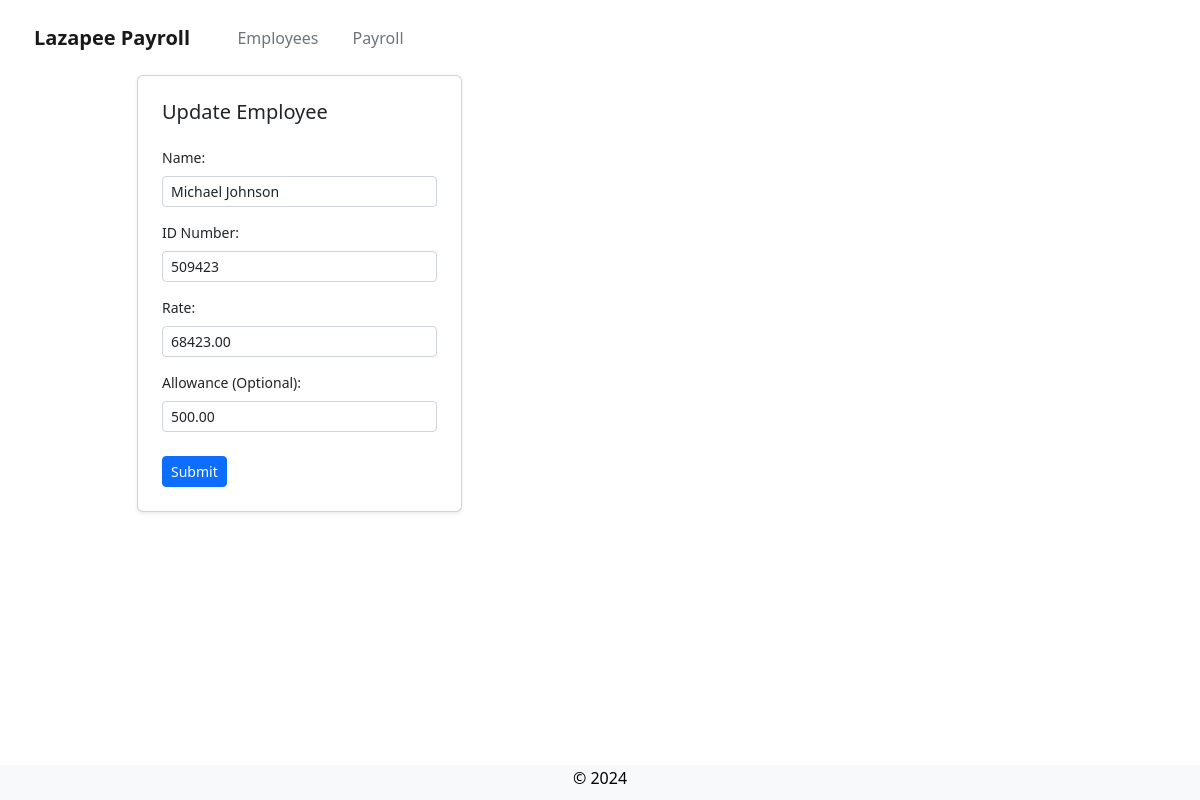
Page /create_employee/645/ on the committed database.
### payroll_app/models.py (models this page shows)
class Employee(models.Model):
    name = models.CharField(max_length=25)
    id_number = models.IntegerField()
    rate = models.FloatField()
    overtime_hours = models.IntegerField(null=True, default=0)
    overtime_pay = models.FloatField(null=True, default=0)
    allowance = models.FloatField(null=True, default=0)

### payroll_app/views.py (the view)
# urls.py: path('create_employee/', views.create_employee, name='create_employee'),
def create_employee(request, pk=None):
    if request.method == "POST":
        name = request.POST.get('name')
        id_number = request.POST.get('id_number')
        rate = request.POST.get('rate')
        allowance = request.POST.get('allowance')
        errors = {}
        if not name or any(i.isdigit() for i in name):
            errors['name'] = 'Name should only contain letters.'
        if not id_number or any(i.isalpha() for i in id_number):
            errors['id_number'] = 'ID should only contain numbers.'
        if not rate or any(i.isalpha() for i in rate):
            errors['rate'] = 'Rate should only contain numbers.'
        if any(i.isalpha() for i in allowance):
            errors['allowance'] = 'Allowance should only contain numbers (if provided).'
        if not errors:
            employees = Employee.objects.filter(id_number=id_number)
            if isinstance(pk, int): # trying to update employee
                if employees.exists():
                    employees.update(name=name, id_number=id_number, rate=rate, allowance=allowance)
                    for employee in employees:
                        employee.save()
                    return JsonResponse({'success': True})
                else:
                    errors['id_number'] = 'Employee does not exist'
            else: # trying to create new employee
                if employees.exists():
                    errors['id_number'] = 'Employee ID already exists'
                else:
                    employees.create(name=name, id_number=id_number, rate=rate, overtime_hours=0, allowance=allowance)
                    return JsonResponse({'success': True})
        return JsonResponse({'success': False, 'errors': errors})
    else:
        if isinstance(pk, int):
            context = {'employee': Employee.objects.get(pk=pk)}
        else:
            context = {}
        return render(request, 'payroll_app/create_employee.html', context)

### payroll_app/templates/payroll_app/create_employee.html (shortened to what this page needs)
{% extends 'payroll_app/base.html' %}
{% load static %}
{% block content %}
<div class="col-4">
    <form class="p-4 card shadow-sm" id="employee-form" method="POST" data-pk="{{ employee.pk }}">
        {% if employee %}
            <h5 class="pt-0"> Update Employee </h5>
        {% else %}
            <h5 class="pt-0"> Create Employee </h5>
        {% endif %}
        <label class="form-label"> Name: </label>
        <input class="form-control form-control-sm" type="text" id="name" value="{{ employee.name }}" required>
        <label class="form-label"> ID Number: </label>
        <input class="form-control form-control-sm" type="text" id="id_number" value="{{ employee.id_number }}" required>
        <label class="form-label"> Rate: </label>
        <input class="form-control form-control-sm" type="text" id="rate" value="{{ employee.rate | floatformat:'2' }}" required>
        <label class="form-label"> Allowance (Optional): </label>
        <input class="form-control form-control-sm" type="text" id="allowance" value="{{ employee.allowance | floatformat:'2' }}">
        <div class="pt-4">
            <button type="submit" class="btn btn-primary btn-sm">Submit</button>
        </div>
    </form>
</div>
{% endblock %}

### payroll_app/templates/payroll_app/create_employee.html (style rules this page uses)
label { font-size: 14px; }
h5 { font-weight: 500; }
form { width: 325px; }
form > * { padding-top: 15px; }

### rows in the picture
Employee: name "Michael Johnson", id_number "509423", rate "68423.00", allowance "500.00"
